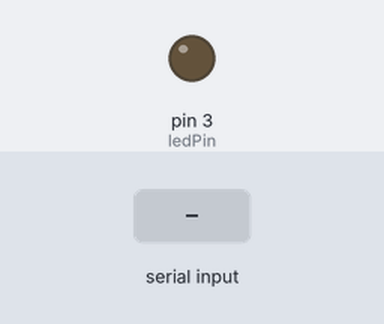
Bench run of a sketch on a simulated Arduino Uno, built with avr-gcc and run on an emulated ATmega328P. Shown: output pins drawn as LEDs (lit = HIGH). The test bench sets the inputs (shaded band).

Above: at 1.2 s.
1.3 s: "H" received over Serial
At 2.0 s:
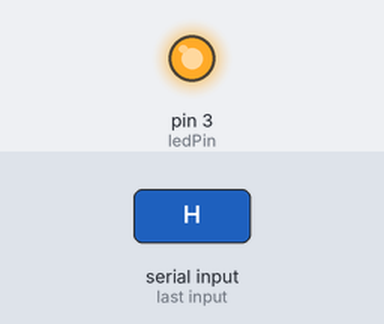
2.8 s: "1" received over Serial
At 4.3 s:
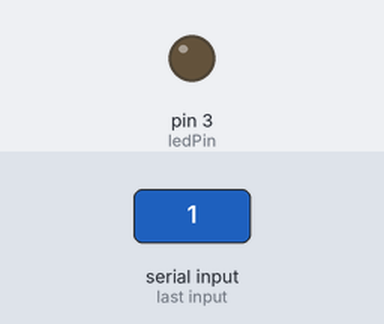
Timing chart, 0 to 5.8 s (numbered marks = the images above; inputs shaded):
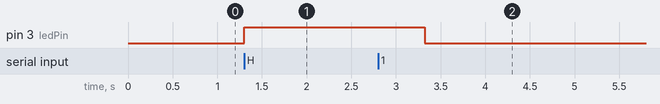

The sketch:

serial_oneValue_PtoA_arduino.ino
```cpp
// IMA NYU Shanghai
// Interaction Lab
// This code receives one value from Processing to Arduino


char valueFromProcessing;
int ledPin = 3;

void setup() {
  Serial.begin(9600);
  pinMode(ledPin, OUTPUT);
}


void loop() {
  // to receive a value from Processing
  while (Serial.available()) {
    valueFromProcessing = Serial.read();
  }

  if (valueFromProcessing == 'H') {
    digitalWrite(ledPin, HIGH);
    delay(1000);
  } else {
    digitalWrite(ledPin, LOW);
  }


  // too fast communication might cause some latency in Processing
  // this delay resolves the issue.
  delay(10);
}
```

Measured:
- after the input at 1.3 s, pin 3 (ledPin): LOW → HIGH at once
- after the input at 2.8 s, pin 3 (ledPin): HIGH → LOW after 0.52 s
